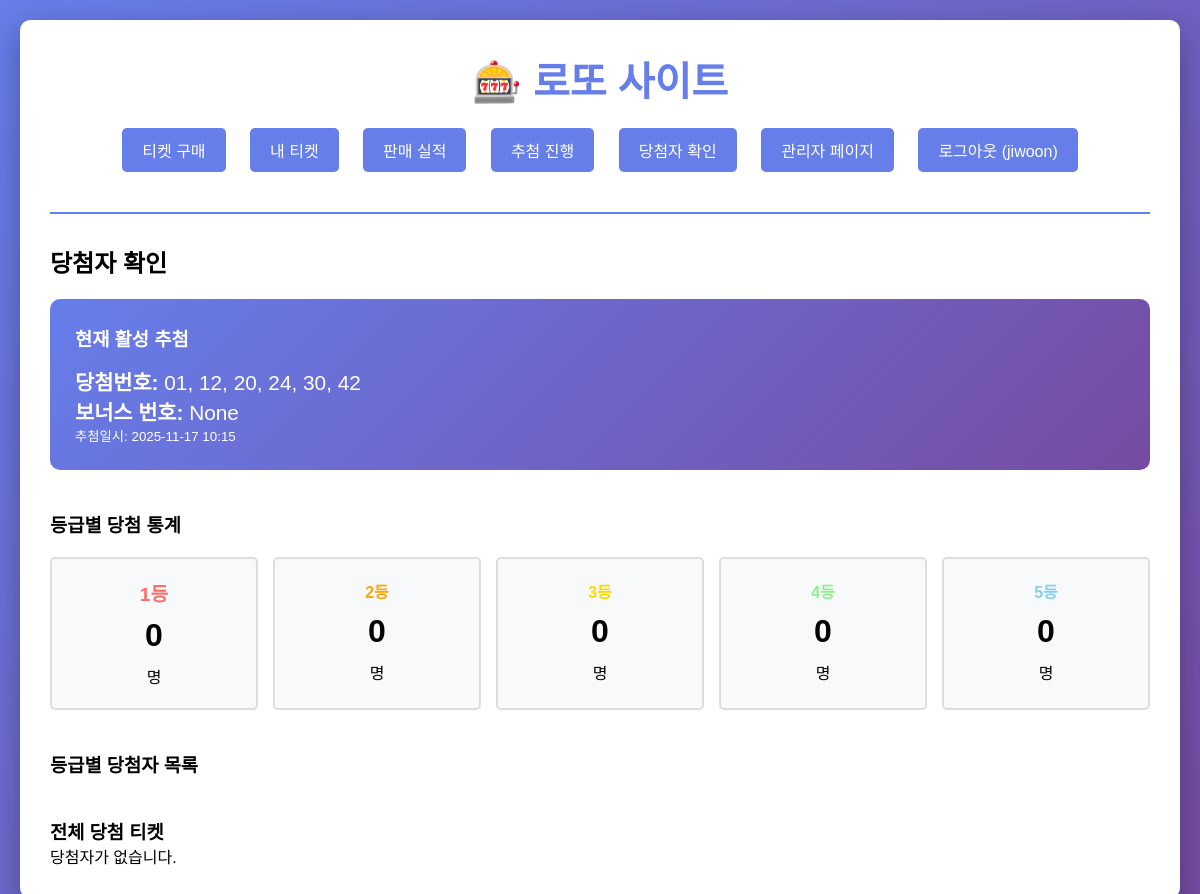
/lotto/admin/winners/ (signed in), run on the app's committed database.
### lotto/models.py (models this page shows, shortened)
class Draw(models.Model):
    numbers = models.CharField(max_length=100, verbose_name='당첨 번호')  # 당첨 번호 "1,2,3,4,5,6"
    bonus_number = models.IntegerField(null=True, blank=True, verbose_name='보너스 번호')
    drawn_at = models.DateTimeField(auto_now_add=True, null=True, blank=True, verbose_name='추첨일시')
    is_active = models.BooleanField(default=True, verbose_name='활성화')
    class Meta:
        verbose_name = '로또 당첨번호'
        verbose_name_plural = '로또 당첨번호'
        ordering = ['-drawn_at']

### lotto/views.py (the view)
# urls.py: path("admin/winners/", views.admin_winners, name="admin_winners"),
@user_passes_test(is_admin)
def admin_winners(request):
    active_draw = Draw.objects.filter(is_active=True).first()
    if not active_draw:
        messages.info(request, "아직 추첨이 진행되지 않았습니다.")
        return render(request, "lotto/admin_winners.html", {
            "active_draw": None,
            "winners_by_grade": {},
        })
    winners_by_grade = {}
    for grade in range(1, 6):
        winners = Ticket.objects.filter(draw=active_draw, winning_grade=grade)
        winners_by_grade[grade] = {
            "count": winners.count(),
            "tickets": winners.select_related('user')[:50],  # 최대 50개만 표시
        }
    all_winning_tickets = Ticket.objects.filter(
        draw=active_draw,
        winning_grade__gt=0
    ).select_related('user').order_by('-winning_grade', 'created_at')
    return render(request, "lotto/admin_winners.html", {
        "active_draw": active_draw,
        "winners_by_grade": winners_by_grade,
        "all_winning_tickets": all_winning_tickets,
    })

### lotto/views.py (called while the page is built)
def is_admin(user):
    return user.is_superuser

### lotto/templates/lotto/admin_winners.html (shortened to what this page needs)
{% extends "lotto/base.html" %}
{% block content %}
<h2>당첨자 확인</h2>
{% if active_draw %}
    <div style="background: linear-gradient(135deg, #667eea 0%, #764ba2 100%); color: white; padding: 25px; border-radius: 10px; margin: 20px 0;">
        <h3 style="color: white; margin-bottom: 15px;">현재 활성 추첨</h3>
        <p style="font-size: 1.3em;"><strong>당첨번호:</strong> {{ active_draw.numbers }}</p>
        <p style="font-size: 1.3em;"><strong>보너스 번호:</strong> {{ active_draw.bonus_number }}</p>
        <p><small>추첨일시: {{ active_draw.drawn_at|date:"Y-m-d H:i" }}</small></p>
    </div>
    <h3 style="margin-top: 40px;">등급별 당첨 통계</h3>
    <div style="display: grid; grid-template-columns: repeat(auto-fit, minmax(200px, 1fr)); gap: 15px; margin: 20px 0;">
        {% for grade, data in winners_by_grade.items %}
            <div style="background: #f8f9fa; padding: 20px; border-radius: 5px; text-align: center; border: 2px solid #ddd;">
                <h4 class="grade-{{ grade }}">{{ grade }}등</h4>
                <p style="font-size: 2em; font-weight: bold; margin: 10px 0;">
                    {{ data.count }}
                </p>
                <p>명</p>
            </div>
        {% endfor %}
    </div>
    <h3 style="margin-top: 40px;">등급별 당첨자 목록</h3>
    <h3 style="margin-top: 40px;">전체 당첨 티켓</h3>
    {% if all_winning_tickets %}
        <table style="width: 100%; border-collapse: collapse; margin: 20px 0;">
            <thead>
                <tr style="background: #667eea; color: white;">
                    <th style="padding: 12px; text-align: left;">등급</th>
                    <th style="padding: 12px; text-align: left;">티켓 번호</th>
                    <th style="padding: 12px; text-align: left;">사용자</th>
                    <th style="padding: 12px; text-align: left;">번호</th>
                    <th style="padding: 12px; text-align: left;">구매일시</th>
                </tr>
            </thead>
            <tbody>
                {% for ticket in all_winning_tickets %}
                <tr style="border-bottom: 1px solid #ddd;">
                    <td style="padding: 12px;">
                        <span class="grade-{{ ticket.winning_grade }}">{{ ticket.get_winning_grade_display }}</span>
                    </td>
                    <td style="padding: 12px;">#{{ ticket.id }}</td>
                    <td style="padding: 12px;">{{ ticket.user.username }}</td>
                    <td style="padding: 12px;">{{ ticket.numbers }}</td>
                    <td style="padding: 12px;">{{ ticket.created_at|date:"Y-m-d H:i" }}</td>
                </tr>
                {% endfor %}
            </tbody>
        </table>
    {% else %}
        <p>당첨자가 없습니다.</p>
    {% endif %}
{% else %}
    <div style="background: #d1ecf1; padding: 30px; border-radius: 5px; margin: 20px 0; text-align: center;">
        <p style="font-size: 1.2em; color: #0c5460;">아직 추첨이 진행되지 않았습니다.</p>
        <a href="{% url 'admin_draw' %}" class="btn" style="margin-top: 20px;">추첨 진행하기</a>
    </div>
{% endif %}
{% endblock %}

### lotto/templates/lotto/base.html (shortened to what this page needs)
<!DOCTYPE html>
<html lang="ko">
<head>
</head>
<body>
    <div class="container">
        <header>
            <h1><a href="{% url 'home' %}" style="text-decoration: none; color: #667eea;">🎰 로또 사이트</a></h1>
            <nav>
                {% if user.is_authenticated %}
                    <a href="{% url 'buy_ticket' %}">티켓 구매</a>
                    <a href="{% url 'my_tickets' %}">내 티켓</a>
                    {% if user.is_superuser %}
                        <a href="{% url 'admin_sales' %}">판매 실적</a>
                        <a href="{% url 'admin_draw' %}">추첨 진행</a>
                        <a href="{% url 'admin_winners' %}">당첨자 확인</a>
                        <a href="/admin/">관리자 페이지</a>
                    {% elif user.is_staff %}
                        <a href="/admin/">관리자 페이지</a>
                    {% endif %}
                    <a href="{% url 'logout' %}">로그아웃 ({{ user.username }})</a>
                {% else %}
                    <a href="{% url 'login' %}">로그인</a>
                    <a href="{% url 'signup' %}">회원가입</a>
                {% endif %}
            </nav>
        </header>
        <main>
            {% block content %}{% endblock %}
        </main>
    </div>
</body>
</html>

### lotto/templates/lotto/base.html (style rules this page uses)
* { margin: 0; padding: 0; box-sizing: border-box; }
body { font-family: 'Malgun Gothic', sans-serif; background: linear-gradient(135deg, #667eea 0%, #764ba2 100%); min-height: 100vh; padding: 20px; }
.container { max-width: 1200px; margin: 0 auto; background: white; border-radius: 10px; box-shadow: 0 10px 30px rgba(0,0,0,0.3); padding: 30px; }
header { text-align: center; margin-bottom: 30px; padding-bottom: 20px; border-bottom: 2px solid #667eea; }
h1 { color: #667eea; font-size: 2.5em; margin-bottom: 10px; }
nav { margin: 20px 0; }
nav a { display: inline-block; margin: 0 10px; padding: 10px 20px; background: #667eea; color: white; text-decoration: none; border-radius: 5px; transition: background 0.3s; }
.grade-1 { color: #ff6b6b; font-weight: bold; font-size: 1.2em; }
.grade-2 { color: #ffa500; font-weight: bold; }
.grade-3 { color: #ffd700; font-weight: bold; }
.grade-4 { color: #90ee90; }
.grade-5 { color: #87ceeb; }

### data on the page
Draw: numbers "01, 12, 20, 24, 30, 42", bonus_number "None", drawn_at "2025-11-17 10:15"

### other printed values
{{ user.username }} "jiwoon"
{{ grade }} "1" "2" "3" "4" "5"
{{ data.count }} "0" "0" "0" "0" "0"
